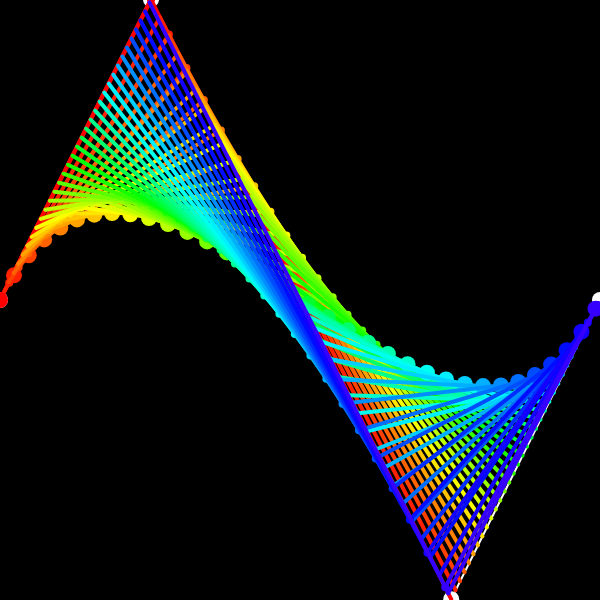
Frame 1 (no input)
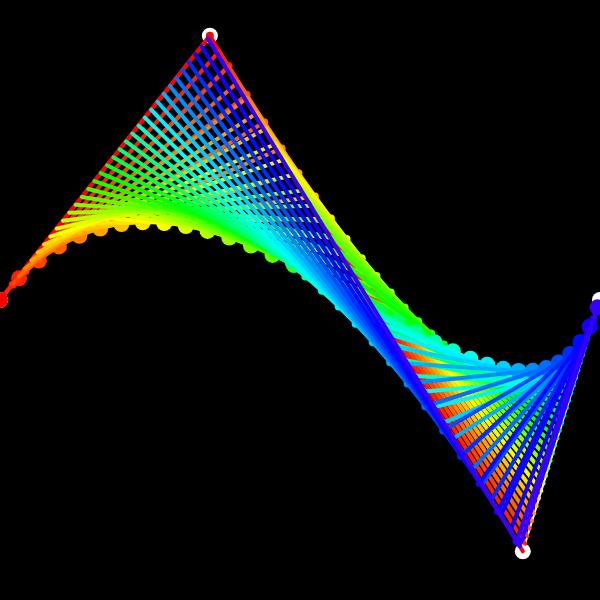
Frame 60 (no input)
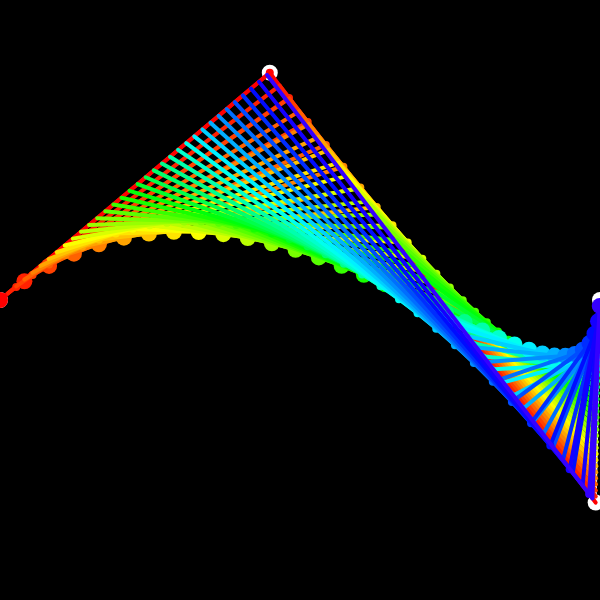
Frame 120 (the mouse pressed at the canvas centre since frame 60)

The p5.js sketch that drew these frames (run headless with seeded random() and noise() and a simulated clock; from frame 60 on, the mouse is pressed at the canvas centre):

// p5.js sketch
// ── sketch.js
class Particle {
  constructor(x, y) {
    this.x = x;
    this.y = y;
    this.dx = random(-2, 2);
    this.dy = random(-2, 2);
  }

  update() {
    this.x += this.dx;
    this.y += this.dy;
    if (this.x < 0 || this.x > width) this.dx *= -1;
    if (this.y < 0 || this.y > height) this.dy *= -1;
  }
}

let p0, p1, p2, p3;

function quadratic(pa, pb, pc, t) {
  let v1 = createVector(lerp(pa.x, pb.x, t), lerp(pa.y, pb.y, t));
  let v2 = createVector(lerp(pb.x, pc.x, t), lerp(pb.y, pc.y, t));

  strokeWeight(4);
  line(v1.x, v1.y, v2.x, v2.y);

  let v3 = createVector(lerp(v1.x, v2.x, t), lerp(v1.y, v2.y, t));
  strokeWeight(8);
  point(v3.x, v3.y);
  return v3;
}

function cubic(pa, pb, pc, pd, t) {
  let v1 = quadratic(pa, pb, pc, t);
  let v2 = quadratic(pb, pc, pd, t);

  strokeWeight(4);
  line(v1.x, v1.y, v2.x, v2.y);

  let v3 = createVector(lerp(v1.x, v2.x, t), lerp(v1.y, v2.y, t));
  strokeWeight(16);
  point(v3.x, v3.y);
  return v3;
}

function setup() {
  createCanvas(600, 600);
  colorMode(HSB);
  p0 = new Particle(0, height / 2);
  p1 = new Particle(width / 4, 0);
  p2 = new Particle((3 * width) / 4, height);
  p3 = new Particle(width, height / 2);
}

function draw() {
  background(0);

  p1.update();
  p2.update();

  stroke(255);
  strokeWeight(2);
  line(p0.x, p0.y, p1.x, p1.y);
  line(p1.x, p1.y, p2.x, p2.y);
  line(p2.x, p2.y, p3.x, p3.y);

  strokeWeight(16);
  point(p0.x, p0.y);
  point(p1.x, p1.y);
  point(p2.x, p2.y);
  point(p3.x, p3.y);

  for (let t = 0; t <= 1; t += 0.03) {
    let h = map(t, 0, 1, 0, 255);
    stroke(h, 255, 255);
    cubic(p0, p1, p2, p3, t);
  }
}
